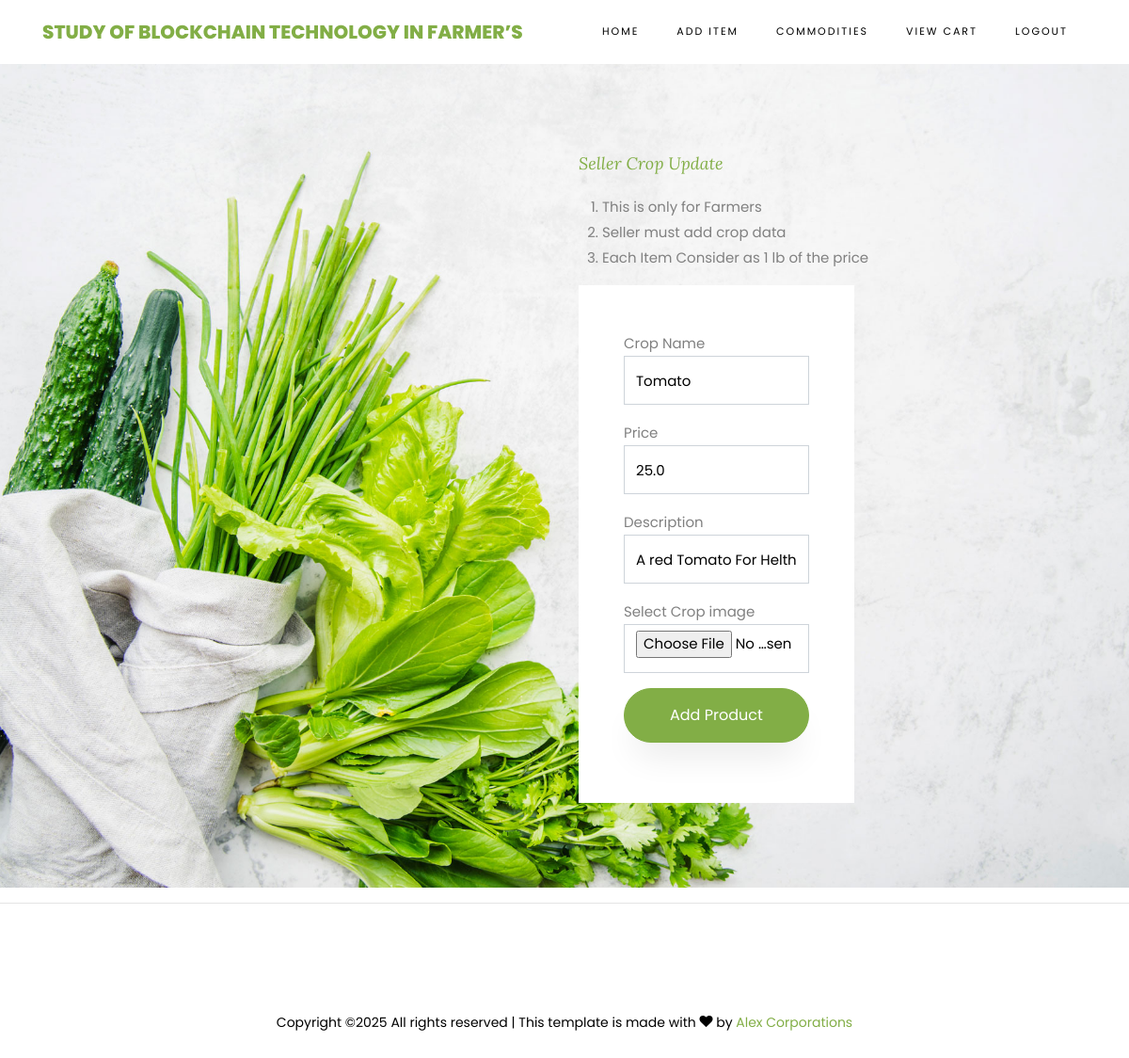
Page /SellerUpdateProducts/?cropid=1 on the committed database.
### sellers/models.py (models this page shows, shortened)
class FarmersCropsModels(models.Model):
    sellername = models.CharField(max_length=100)
    selleremail = models.CharField(max_length=100)
    cropname = models.CharField(max_length=100)
    price = models.FloatField()
    description = models.CharField(max_length=100000)
    file = models.FileField(upload_to='files/')
    cdate = models.DateTimeField(auto_now_add=True)
    class Meta:
        db_table = "FarmersCrops"

### sellers/views.py (the view)
# urls.py: path("SellerUpdateProducts/", seller.SellerUpdateProducts, name="SellerUpdateProducts"),
def SellerUpdateProducts(request):
    cropid = request.GET.get('cropid')
    data = FarmersCropsModels.objects.get(id=cropid)
    return render(request, 'sellers/CropsUpdatesbySeller.html', {'data': data})
    return HttpResponse("Update products Working Success")

### assets/templates/sellers/CropsUpdatesbySeller.html (shortened to what this page needs)
{%extends 'sellers/sellerbase.html'%}
{%load static%}
{%block contents%}
<section class="ftco-section img" style="background-image: url({%static 'images/bg_3.jpg'%});">
    	<div class="container">
				<div class="row justify-content-end">
          <div class="col-md-6 heading-section ftco-animate deal-of-the-day ftco-animate">
          	<span class="subheading">Seller Crop Update</span>
            <p>
             <div class="row block-9">
          <div class="col-md-6 order-md-last d-flex">
            <form action="{%url 'SellerCropUpdateAction'%}" class="bg-white p-5 contact-form" method="post" enctype="multipart/form-data">
              <div class="form-group">
                Crop Name<input type="text" class="form-control" name="cropname" value="{{data.cropname}}" required>
              </div>
              <div class="form-group">
                 Price <input type="number" class="form-control" name="price" value="{{data.price}}" step=any required>
              </div>
              <div class="form-group">
                Description <input type="text" class="form-control" name="description" value="{{data.description}}" required>
              </div>
              <div class="form-group">
               Select Crop image  <input type="file" class="form-control" value="{{data.file}}" name="file" accept="image/*" placeholder="Select Product Image" required>
              </div>
              <div class="form-group">
                <input type="submit" value="Add Product" class="btn btn-primary py-3 px-5">
              </div>
            </form>
          </div>
            </p>
 <ol>
                  <li>This is only for Farmers</li>
                  <li>Seller must add crop data</li>
                  <li>Each Item Consider as 1 lb of the price </li>
              </ol>
          </div>
        </div>
    	</div>
    </section>
{%endblock%}

### rows in the picture
FarmersCropsModels: cropname "Tomato", price "25.0", description "A red Tomato For Helth"
